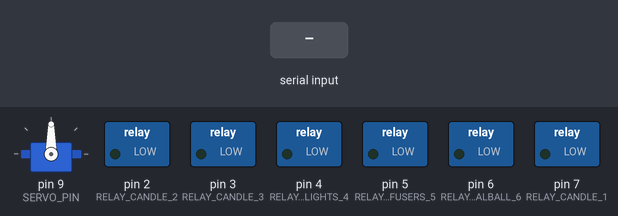
This sketch was run on a simulated Arduino Uno, built with avr-gcc and run on an emulated ATmega328P. Parts: servo, switched loads named in the sketch (green lamp = pin HIGH). Inputs (shaded band) come from the test bench.

Above: at 2.2 s.
2.3 s: "3" received over Serial
At 5.1 s:
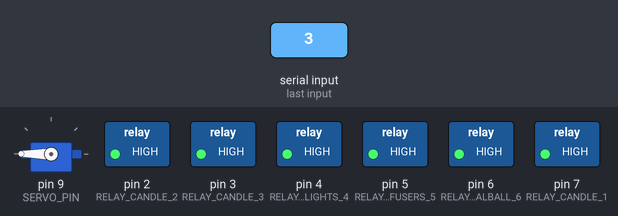
5.3 s: "1" received over Serial
At 8.7 s:
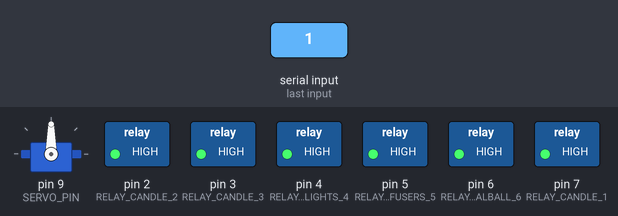
At 11.0 s:
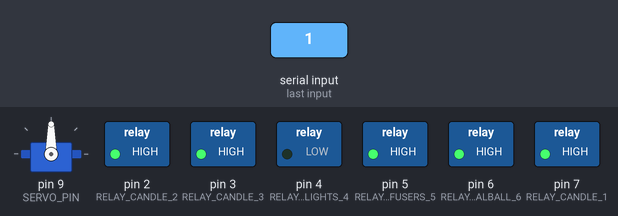
Timing chart, 0 to 12.5 s (numbered marks = the images above; inputs shaded):
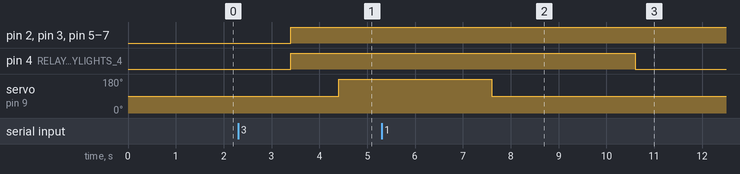

Measured:
- after the input at 2.3 s, pin 2 (RELAY_CANDLE_2), pin 3 (RELAY_CANDLE_3), pin 4 (RELAY_FAIRYLIGHTS_4), pin 5 (RELAY_DIFFUSERS_5), pin 6 (RELAY_CRYSTALBALL_6), pin 7 (RELAY_CANDLE_1): LOW → HIGH after 1.1 s; servo on pin 9 (SERVO_PIN): 90° → 180° after 2.1 s
- after the input at 5.3 s, pin 4 (RELAY_FAIRYLIGHTS_4): HIGH → LOW after 5.3 s; servo on pin 9 (SERVO_PIN): 180° → 90° after 2.3 s

The sketch:

great_arduino.ino
```cpp
#include <Servo.h>

#define RELAY_CANDLE_1 7
#define RELAY_CANDLE_2 2
#define RELAY_CANDLE_3 3
#define RELAY_FAIRYLIGHTS_4 4
#define RELAY_DIFFUSERS_5 5
#define RELAY_CRYSTALBALL_6 6
#define SERVO_PIN 9

#define OPEN_ANGLE 90
#define CLOSE_ANGLE 180
Servo myservo;

void setup() {
  Serial.begin(9600);
  delay(1000);

  pinMode(RELAY_CANDLE_1, OUTPUT);
  pinMode(RELAY_CANDLE_2, OUTPUT);
  pinMode(RELAY_CANDLE_3, OUTPUT);
  pinMode(RELAY_FAIRYLIGHTS_4, OUTPUT);
  pinMode(RELAY_DIFFUSERS_5, OUTPUT);
  pinMode(RELAY_CRYSTALBALL_6, OUTPUT);
  myservo.attach(SERVO_PIN);
}

void loop() {
   if (Serial.available() > 0) { // Check if data is available
    char command = Serial.read(); // Read the incoming byte
    if (command == '1') {

      moveServo(OPEN_ANGLE);      // Move to 0 degrees
      delay(3000);
      switchRelay(RELAY_FAIRYLIGHTS_4, "on");
      delay(500);
    }
    if (command == '2') {

      moveServo(OPEN_ANGLE);      // Move to 0 degrees
      delay(3000);
      switchRelay(RELAY_CANDLE_1, "on");
      delay(500);
      switchRelay(RELAY_CANDLE_2, "on");
      delay(500);
      switchRelay(RELAY_CANDLE_3, "on");
      delay(500);
      switchRelay(RELAY_FAIRYLIGHTS_4, "on");
      switchRelay(RELAY_CRYSTALBALL_6, "on");
      delay(500);
      switchRelay(RELAY_DIFFUSERS_5, "on");
      delay(500);
      switchRelay(RELAY_DIFFUSERS_5, "off");
      for (int i = 0 ; i < 10 ; i++)
      {
        switchRelay(RELAY_FAIRYLIGHTS_4, "on");
        delay(100);
        switchRelay(RELAY_FAIRYLIGHTS_4, "off");
        delay(100);
      }
      switchRelay(RELAY_FAIRYLIGHTS_4, "on");
    }
    if (command == '3') {

      delay(1000);
      allOff();
    //if (command == '1') {
      delay(1000);
      moveServo(CLOSE_ANGLE);    // Move to 180 degrees
      delay(3000);
    }
  }
    //}
  delay(200);
}

void allOff()
{
  switchRelay(RELAY_CANDLE_1, "off");
  switchRelay(RELAY_CANDLE_2, "off");
  switchRelay(RELAY_CANDLE_3, "off");
  switchRelay(RELAY_FAIRYLIGHTS_4, "off");
  switchRelay(RELAY_DIFFUSERS_5, "off");
  switchRelay(RELAY_CRYSTALBALL_6, "off");
  switchRelay(RELAY_CANDLE_3, "off");   // Relay OFF
}

void switchRelay(int relayPin, String state) {
  if (state == "on" || state == "ON") {
    digitalWrite(relayPin, LOW);
  }
  if (state == "off" || state == "OFF") {
    digitalWrite(relayPin, HIGH);
  }
}

void moveServo(int angle) {
  // Ensure angle is between 0 and 180
  angle = constrain(angle, 0, 180);
  myservo.write(angle);
}
//Servo wires:
//  Brown/Black → GND (on power supply)
//  Red → 5V (on power supply)
//  Orange/Yellow → Signal (to SERVO_PIN on Arduino)
//Connect Arduino GND to power supply GND
```
